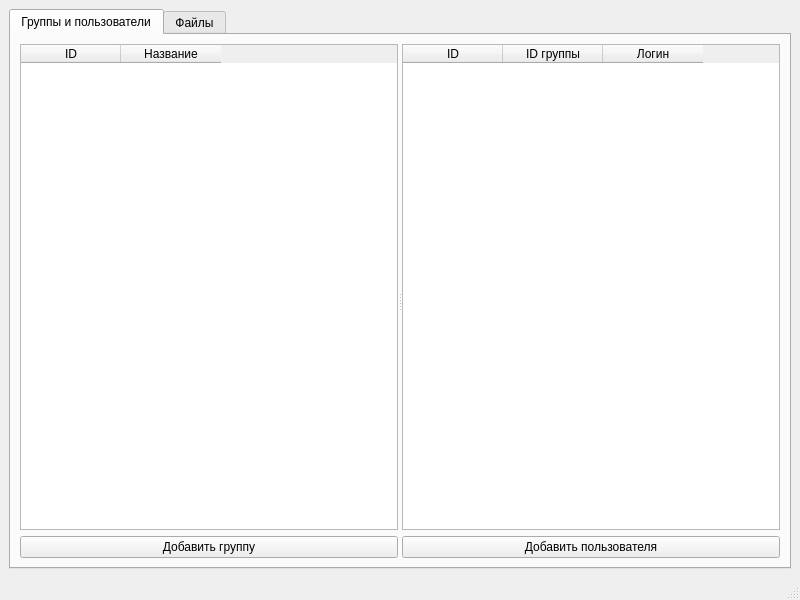
<?xml version="1.0" encoding="UTF-8"?>
<ui version="4.0">
 <class>MainWindow</class>
 <widget class="QMainWindow" name="MainWindow">
  <property name="geometry">
   <rect>
    <x>0</x>
    <y>0</y>
    <width>800</width>
    <height>600</height>
   </rect>
  </property>
  <property name="windowTitle">
   <string>PythOS</string>
  </property>
  <widget class="QWidget" name="centralwidget">
   <layout class="QVBoxLayout" name="verticalLayout">
    <item>
     <widget class="QTabWidget" name="tabWidget">
      <property name="currentIndex">
       <number>0</number>
      </property>
      <widget class="QWidget" name="user_group_tab">
       <attribute name="title">
        <string>Группы и пользователи</string>
       </attribute>
       <layout class="QVBoxLayout" name="verticalLayout_5">
        <item>
         <widget class="QSplitter" name="splitter">
          <property name="orientation">
           <enum>Qt::Horizontal</enum>
          </property>
          <widget class="QWidget" name="layoutWidget">
           <layout class="QVBoxLayout" name="verticalLayout_2">
            <item>
             <widget class="QTableWidget" name="groupTable">
              <property name="editTriggers">
               <set>QAbstractItemView::NoEditTriggers</set>
              </property>
              <property name="selectionMode">
               <enum>QAbstractItemView::SingleSelection</enum>
              </property>
              <property name="selectionBehavior">
               <enum>QAbstractItemView::SelectRows</enum>
              </property>
              <attribute name="horizontalHeaderShowSortIndicator" stdset="0">
               <bool>true</bool>
              </attribute>
              <attribute name="verticalHeaderVisible">
               <bool>false</bool>
              </attribute>
              <column>
               <property name="text">
                <string>ID</string>
               </property>
              </column>
              <column>
               <property name="text">
                <string>Название</string>
               </property>
              </column>
             </widget>
            </item>
            <item>
             <widget class="QPushButton" name="addGroupBtn">
              <property name="text">
               <string>Добавить группу</string>
              </property>
             </widget>
            </item>
           </layout>
          </widget>
          <widget class="QWidget" name="layoutWidget">
           <layout class="QVBoxLayout" name="verticalLayout_4">
            <item>
             <widget class="QTableWidget" name="userTable">
              <property name="editTriggers">
               <set>QAbstractItemView::NoEditTriggers</set>
              </property>
              <property name="selectionMode">
               <enum>QAbstractItemView::SingleSelection</enum>
              </property>
              <property name="selectionBehavior">
               <enum>QAbstractItemView::SelectRows</enum>
              </property>
              <attribute name="horizontalHeaderVisible">
               <bool>true</bool>
              </attribute>
              <attribute name="horizontalHeaderShowSortIndicator" stdset="0">
               <bool>true</bool>
              </attribute>
              <attribute name="verticalHeaderVisible">
               <bool>false</bool>
              </attribute>
              <column>
               <property name="text">
                <string>ID</string>
               </property>
              </column>
              <column>
               <property name="text">
                <string>ID группы</string>
               </property>
              </column>
              <column>
               <property name="text">
                <string>Логин</string>
               </property>
              </column>
             </widget>
            </item>
            <item>
             <widget class="QPushButton" name="addUserBtn">
              <property name="text">
               <string>Добавить пользователя</string>
              </property>
             </widget>
            </item>
           </layout>
          </widget>
         </widget>
        </item>
       </layout>
      </widget>
      <widget class="QWidget" name="fs_tab">
       <attribute name="title">
        <string>Файлы</string>
       </attribute>
       <layout class="QVBoxLayout" name="verticalLayout_3">
        <item>
         <widget class="QListWidget" name="fileList">
          <property name="selectionMode">
           <enum>QAbstractItemView::SingleSelection</enum>
          </property>
          <property name="selectionBehavior">
           <enum>QAbstractItemView::SelectRows</enum>
          </property>
         </widget>
        </item>
        <item>
         <layout class="QHBoxLayout" name="horizontalLayout">
          <item>
           <widget class="QPushButton" name="createFileBtn">
            <property name="text">
             <string>Создать файл</string>
            </property>
           </widget>
          </item>
          <item>
           <widget class="QPushButton" name="copyBtn">
            <property name="enabled">
             <bool>false</bool>
            </property>
            <property name="text">
             <string>Копировать файл</string>
            </property>
           </widget>
          </item>
          <item>
           <widget class="QPushButton" name="deleteSelectedBtn">
            <property name="enabled">
             <bool>false</bool>
            </property>
            <property name="text">
             <string>Удалить файл</string>
            </property>
           </widget>
          </item>
         </layout>
        </item>
       </layout>
      </widget>
     </widget>
    </item>
   </layout>
  </widget>
  <widget class="QMenuBar" name="menubar">
   <property name="geometry">
    <rect>
     <x>0</x>
     <y>0</y>
     <width>800</width>
     <height>36</height>
    </rect>
   </property>
  </widget>
  <widget class="QStatusBar" name="statusbar"/>
 </widget>
 <resources/>
 <connections/>
</ui>
